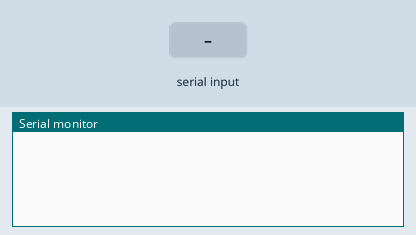
This sketch was run on a simulated Arduino Mega 2560, built with avr-gcc and run on an emulated ATmega2560. Parts: the last lines printed to the serial monitor. The inputs (shaded band) are chosen by the test bench.

Above: at 1.2 s.
1.3 s: ",\n" received over the second serial link
At 2.2 s:
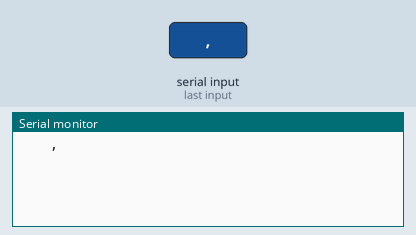
2.8 s: "*\n" received over the second serial link
At 3.3 s:
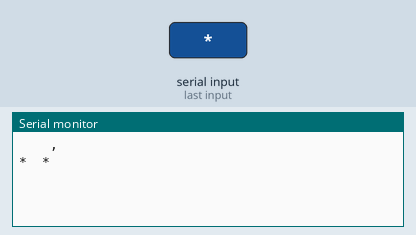
4.3 s: "1\n" received over the second serial link
At 5.7 s:
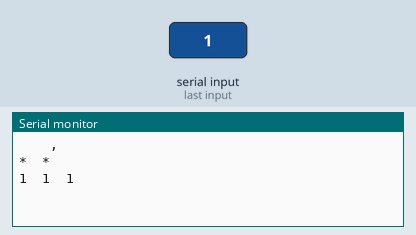

The sketch:

uart_test.ino
```cpp
String receiveVal;  //"$RPY,00,00.00,00.00,00.00*0C"
int trash, noVal, xValNo, yValNo, zValNo;
int strLen;
String xVal, yVal, zVal;

void setup() {
  Serial.begin(115200);
  while(!Serial);
  Serial1.begin(115200);
  delay(10);

}

void loop() {
  if(Serial1.available()){
    receiveVal = Serial1.readStringUntil('\n');

    trash = receiveVal.indexOf(",");
    noVal = receiveVal.indexOf(",", trash+1);
    xValNo = receiveVal.indexOf(",", noVal+1);
    yValNo = receiveVal.indexOf(",", xValNo+1);
    zValNo = receiveVal.indexOf("*", yValNo+1);

    xVal = receiveVal.substring(noVal+1, xValNo);
    yVal = receiveVal.substring(xValNo+1, yValNo);
    zVal = receiveVal.substring(yValNo+1, zValNo);

    Serial.println(xVal + "  " + yVal + "  " + zVal);
    //Serial.println(receiveVal);
    delay(100);
  }
}
```

Measured:
- after the input at 1.3 s, the serial monitor: prints a new line at once (image 1)
- after the input at 2.8 s, the serial monitor: prints a new line at once (image 2)
- after the input at 4.3 s, the serial monitor: prints a new line at once (image 3)
